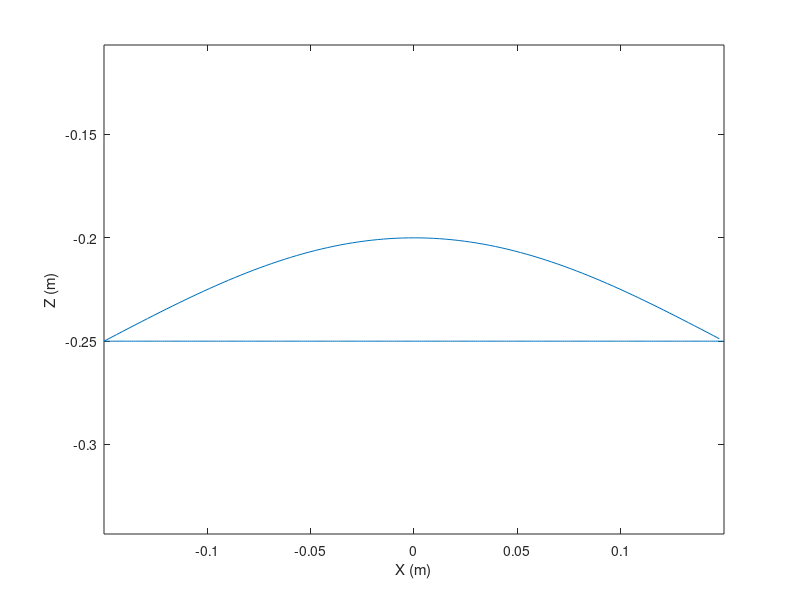
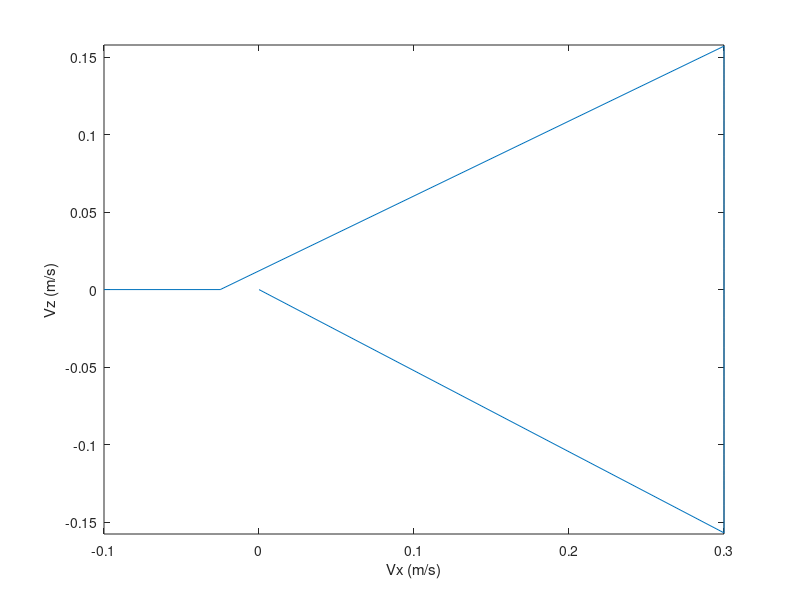

The MATLAB source for these figures, in order: (Note: this script raises an error after producing the figures.)
clc
clear
close all
%%

% Params
stride_frequency = 0.25; % Hz
stride_length = 0.050; % mm
publish_frequency = 100; % Hz

N = publish_frequency / stride_frequency;
t = linspace(0, 1/stride_frequency, N);

z_nom = -0.25;
x_land = 0.15;
x_lift = -0.15;
z_lift = 0.05;

x_stance = x_land + t * (x_lift - x_land) / (3/4 * t(end));
x_swing = x_lift + t * (x_land - x_lift) / (1/4 * t(end));

z_stance = z_nom * ones(1, 3/4*N);
z_swing = z_nom + z_lift * sin(4 * pi * t * stride_frequency);

x = [x_stance(1:3/4*N), x_swing(1:1/4*N)];
y = 0.08505 * ones(1,N);
z = [z_stance(1:3/4*N), z_swing(1:1/4*N)];

pos_traj = [x; y; z];

figure
title("Position Trajectory")
plot(pos_traj(1,:), pos_traj(3,:))
xlabel("X (m)")
ylabel("Z (m)")
axis equal

% vel_traj = zeros(size(pos_traj));
vel_traj = [diff(pos_traj(1,:))./diff(t), 0;
            diff(pos_traj(2,:))./diff(t), 0;
            diff(pos_traj(3,:))./diff(t), 0];

figure
title("Velocity Trajectory")
plot(vel_traj(1,:), vel_traj(3,:))
xlabel("Vx (m/s)")
ylabel("Vz (m/s)")
axis equal

force_traj = zeros(size(pos_traj));

t = floor(t * 1E6);

output = [];
for leg = 0:3

    sz = size(t);
    leg_id = leg * ones(sz);
    control_mode = 3*ones(sz);
    input_mode = 1*ones(sz);

    pos_traj = [pos_traj(:,leg/4*N+1:end), pos_traj(:,1:leg/4*N)];
    vel_traj = [pos_traj(:,leg/4*N+1:end), pos_traj(:,1:leg/4*N)];
    force_traj = [pos_traj(:,leg/4*N+1:end), pos_traj(:,1:leg/4*N)];

    output = [output;
              t', leg_id', control_mode', input_mode', pos_traj', vel_traj', force_traj']

end

writematrix(output, '../starq/trajectories/walking.txt', 'Delimiter', ' ');


